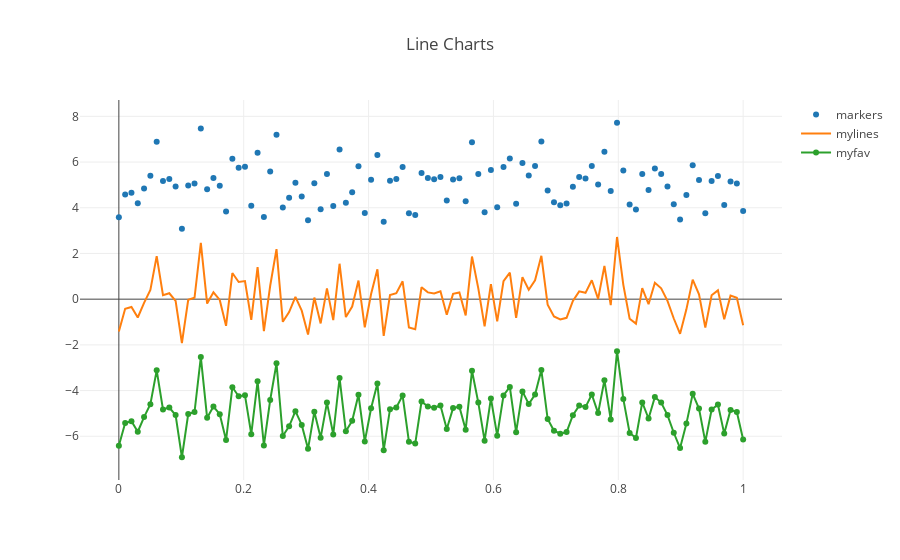

Notebook code for this chart:
### Markdown cell above
Line Chart

### Code cell
x_values = np.linspace(0,1,100)
y_values = np.random.randn(100)

trace0 = go.Scatter(x=x_values, y=y_values+5, 
                  mode= 'markers', name ='markers')

trace1 = go.Scatter(x=x_values, y=y_values,
                   mode ='lines', name ='mylines')

trace2 = go.Scatter(x=x_values, y=y_values-5,
                   mode ='lines+markers', name ='myfav')

data = [trace0, trace1, trace2]

layout =go.Layout(title ='Line Charts')

fig = go.Figure(data =data, layout=layout)

pyo.iplot(fig, filename='Line Chart.html')
